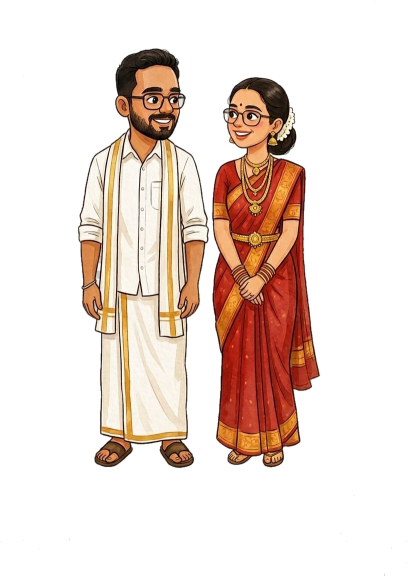
#> input picture images/png/bride-groom.png, 815 x 1152 px, found by its file name (shown at 1/2 size); its folder holds only this picture in this run
$ python check.py
#> lines starting #> are read from the running program, lines starting #| are printed output that depends on the picture
import os
import numpy as np
from PIL import Image

OUT = r"E:\Shreya Mrg\images\png"
CHK = r"E:\Shreya Mrg\tools\_check"
os.makedirs(CHK, exist_ok=True)

for f in os.listdir(OUT):
    if not f.lower().endswith(".png"):
        continue
    im = Image.open(os.path.join(OUT, f)).convert("RGBA")
#> im is the input picture: PIL image 815x1152 RGBA; mean R, G, B, A 204.2, 188.5, 179.1, 75
    a = np.asarray(im.getchannel("A"))
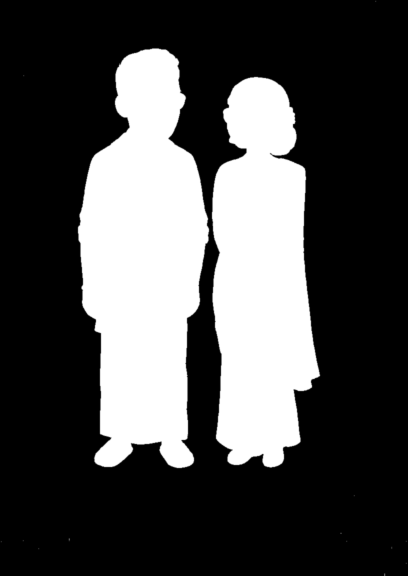
#> a: shape (1152, 815) (shown at 1/2 size); min 0, max 255, mean 75
    transparent_pct = (a < 16).mean() * 100
#> transparent_pct = 70.05
    # composite on magenta to eyeball halos
    bg = Image.new("RGBA", im.size, (255, 0, 255, 255))
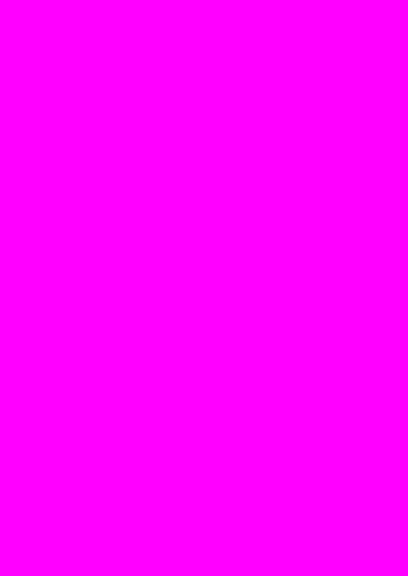
#> bg: PIL image 815x1152 RGBA (shown at 1/2 size); mean R, G, B, A 255, 0, 255, 255
    comp = Image.alpha_composite(bg, im).convert("RGB")
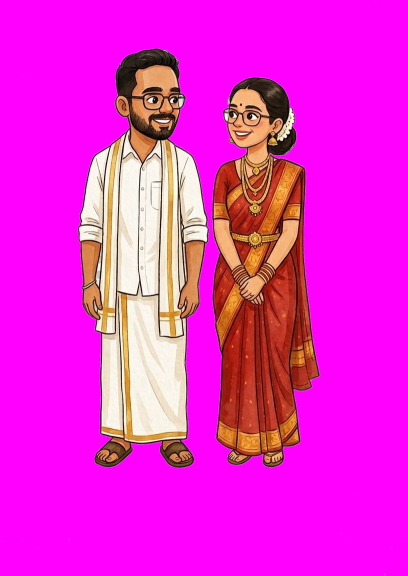
#> comp: PIL image 815x1152 RGB (shown at 1/2 size); mean R, G, B 234.6, 38.9, 211
    comp.thumbnail((300, 300))
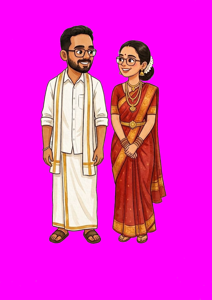
#> comp: PIL image 212x300 RGB; mean R, G, B 234.5, 39, 210.9
    comp.save(os.path.join(CHK, f.replace(".png", "_onmagenta.png")))
    print(f"{f:22s} {im.width}x{im.height}  transparent={transparent_pct:5.1f}%")
#| bride-groom.png        815x1152  transparent= 70.0%

$ run again, on images/png/bride.png
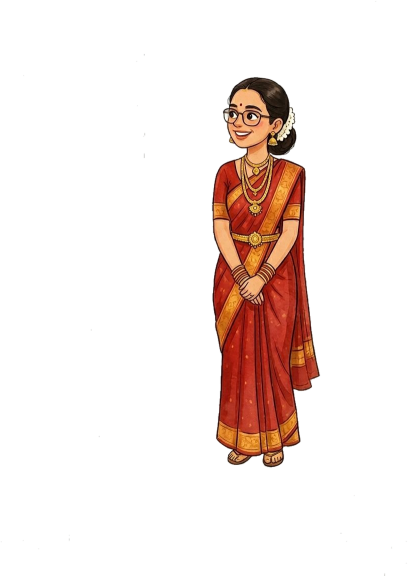
#> input picture images/png/bride.png, 815 x 1152 px, found by its file name (shown at 1/2 size)
#> im is the input picture: PIL image 815x1152 RGBA; mean R, G, B, A 205.8, 193.7, 188, 33.9
#> `a = np.asarray(im.getchannel("A"))`:
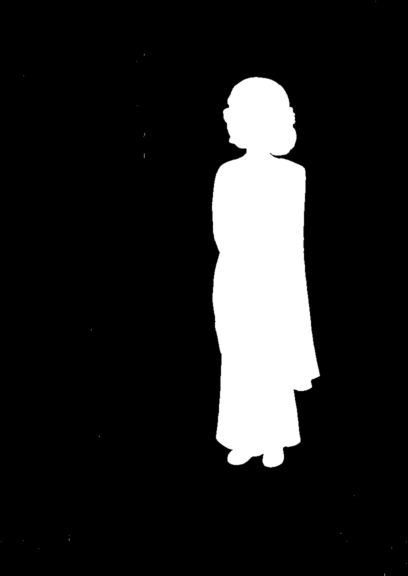
#> a: shape (1152, 815) (shown at 1/2 size); min 0, max 255, mean 33.9
#> transparent_pct = 86.44
#> `comp.thumbnail((300, 300))`:
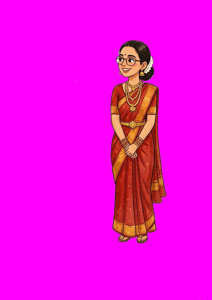
#> comp: PIL image 212x300 RGB; mean R, G, B 243, 10, 227.1
#| bride.png              815x1152  transparent= 86.4%
